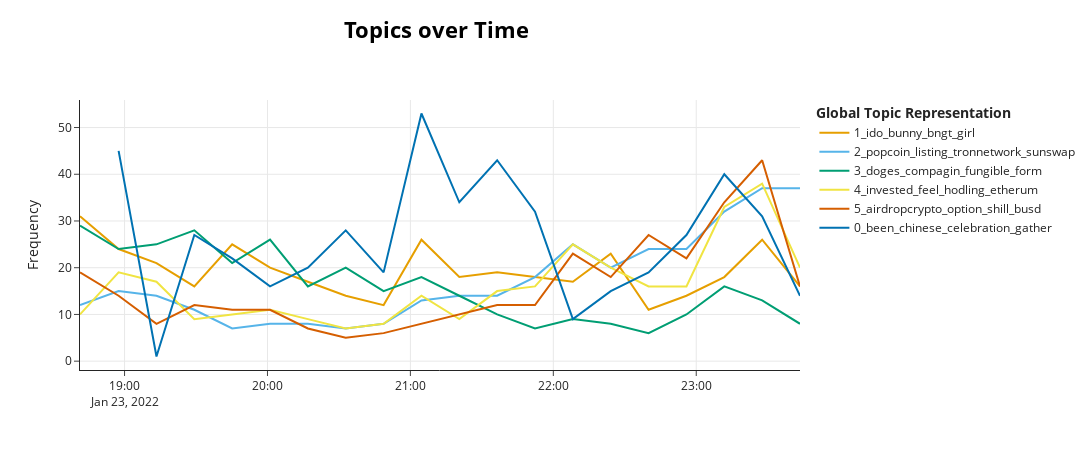

Notebook code for this chart:
### Code cell
topic_model.visualize_topics_over_time(topics_over_time, top_n_topics=6)

### Figure 1 — Plotly figure (JSON) as saved in the notebook; plotly's stock layout.template omitted (floating-point values rounded to 4 significant figures)
{"data": [{"hoverinfo": "text", "hovertext": ["<b>Topic 1</b><br>Words: ido, bngt, bunny, girl, announce", "<b>Topic 1</b><br>Words: ido, bngt, bunny, girl, announce", "<b>Topic 1</b><br>Words: ido, bngt, bunny, girl, announce", "<b>Topic 1</b><br>Words: ido, bngt, bunny, girl, announce", "<b>Topic 1</b><br>Words: ido, bngt, bunny, girl, announce", "<b>Topic 1</b><br>Words: ido, bngt, bunny, girl, announce", "<b>Topic 1</b><br>Words: ido, bngt, bunny, girl, announce", "<b>Topic 1</b><br>Words: ido, bngt, bunny, girl, announce", "<b>Topic 1</b><br>Words: ido, bngt, bunny, girl, announce", "<b>Topic 1</b><br>Words: ido, bngt, bunny, girl, announce", "<b>Topic 1</b><br>Words: ido, bngt, bunny, girl, announce", "<b>Topic 1</b><br>Words: ido, bngt, bunny, girl, announce", "<b>Topic 1</b><br>Words: ido, bngt, bunny, girl, announce", "<b>Topic 1</b><br>Words: ido, bunny, bngt, girl, announce", "<b>Topic 1</b><br>Words: ido, bngt, bunny, girl, announce", "<b>Topic 1</b><br>Words: ido, bngt, bunny, girl, announce", "<b>Topic 1</b><br>Words: ido, bngt, bunny, girl, announce", "<b>Topic 1</b><br>Words: ido, bngt, bunny, girl, announce", "<b>Topic 1</b><br>Words: ido, bngt, bunny, girl, announce", "<b>Topic 1</b><br>Words: ido, bngt, bunny, girl, announce"], "marker": {"color": "#E69F00"}, "mode": "lines", "name": "1_ido_bunny_bngt_girl", "type": "scatter", "x": ["2022-01-23T18:41:17.929999+00:00", "2022-01-23T18:57:30.500000+00:00", "2022-01-23T19:13:24+00:00", "2022-01-23T19:29:17.500000+00:00", "2022-01-23T19:45:11+00:00", "2022-01-23T20:01:04.500000+00:00", "2022-01-23T20:16:58+00:00", "2022-01-23T20:32:51.500000+00:00", "2022-01-23T20:48:45+00:00", "2022-01-23T21:04:38.500000+00:00", "2022-01-23T21:20:32+00:00", "2022-01-23T21:36:25.500000+00:00", "2022-01-23T21:52:19+00:00", "2022-01-23T22:08:12.500000+00:00", "2022-01-23T22:24:06+00:00", "2022-01-23T22:39:59.500000+00:00", "2022-01-23T22:55:53+00:00", "2022-01-23T23:11:46.500000+00:00", "2022-01-23T23:27:40+00:00", "2022-01-23T23:43:33.500000+00:00"], "y": [31, 24, 21, 16, 25, 20, 17, 14, 12, 26, 18, 19, 18, 17, 23, 11, 14, 18, 26, 16]}, {"hoverinfo": "text", "hovertext": ["<b>Topic 2</b><br>Words: popcoin, listing, sunswap, tronnetwork, pair", "<b>Topic 2</b><br>Words: popcoin, listing, sunswap, tronnetwork, pair", "<b>Topic 2</b><br>Words: popcoin, listing, sunswap, tronnetwork, pair", "<b>Topic 2</b><br>Words: popcoin, listing, sunswap, tronnetwork, pair", "<b>Topic 2</b><br>Words: popcoin, listing, sunswap, tronnetwork, pair", "<b>Topic 2</b><br>Words: popcoin, listing, sunswap, tronnetwork, pair", "<b>Topic 2</b><br>Words: popcoin, listing, sunswap, tronnetwork, pair", "<b>Topic 2</b><br>Words: popcoin, listing, sunswap, tronnetwork, pair", "<b>Topic 2</b><br>Words: popcoin, listing, sunswap, tronnetwork, pair", "<b>Topic 2</b><br>Words: popcoin, listing, sunswap, tronnetwork, pair", "<b>Topic 2</b><br>Words: popcoin, listing, sunswap, tronnetwork, pair", "<b>Topic 2</b><br>Words: popcoin, listing, tronnetwork, sunswap, pair", "<b>Topic 2</b><br>Words: popcoin, listing, sunswap, tronnetwork, pair", "<b>Topic 2</b><br>Words: popcoin, listing, sunswap, tronnetwork, pair", "<b>Topic 2</b><br>Words: popcoin, listing, sunswap, tronnetwork, pair", "<b>Topic 2</b><br>Words: popcoin, listing, sunswap, tronnetwork, pair", "<b>Topic 2</b><br>Words: popcoin, listing, sunswap, tronnetwork, pair", "<b>Topic 2</b><br>Words: popcoin, listing, sunswap, tronnetwork, pair", "<b>Topic 2</b><br>Words: popcoin, listing, sunswap, tronnetwork, pair", "<b>Topic 2</b><br>Words: popcoin, listing, sunswap, tronnetwork, pair"], "marker": {"color": "#56B4E9"}, "mode": "lines", "name": "2_popcoin_listing_tronnetwork_sunswap", "type": "scatter", "x": ["2022-01-23T18:41:17.929999+00:00", "2022-01-23T18:57:30.500000+00:00", "2022-01-23T19:13:24+00:00", "2022-01-23T19:29:17.500000+00:00", "2022-01-23T19:45:11+00:00", "2022-01-23T20:01:04.500000+00:00", "2022-01-23T20:16:58+00:00", "2022-01-23T20:32:51.500000+00:00", "2022-01-23T20:48:45+00:00", "2022-01-23T21:04:38.500000+00:00", "2022-01-23T21:20:32+00:00", "2022-01-23T21:36:25.500000+00:00", "2022-01-23T21:52:19+00:00", "2022-01-23T22:08:12.500000+00:00", "2022-01-23T22:24:06+00:00", "2022-01-23T22:39:59.500000+00:00", "2022-01-23T22:55:53+00:00", "2022-01-23T23:11:46.500000+00:00", "2022-01-23T23:27:40+00:00", "2022-01-23T23:43:33.500000+00:00"], "y": [12, 15, 14, 11, 7, 8, 8, 7, 8, 13, 14, 14, 18, 25, 20, 24, 24, 32, 37, 37]}, {"hoverinfo": "text", "hovertext": ["<b>Topic 3</b><br>Words: compagin, doges, fungible, form, non", "<b>Topic 3</b><br>Words: compagin, doges, fungible, form, non", "<b>Topic 3</b><br>Words: compagin, doges, fungible, form, non", "<b>Topic 3</b><br>Words: compagin, doges, fungible, form, non", "<b>Topic 3</b><br>Words: compagin, doges, fungible, form, non", "<b>Topic 3</b><br>Words: compagin, doges, fungible, form, non", "<b>Topic 3</b><br>Words: compagin, doges, fungible, form, non", "<b>Topic 3</b><br>Words: compagin, doges, fungible, form, non", "<b>Topic 3</b><br>Words: compagin, doges, fungible, form, non", "<b>Topic 3</b><br>Words: compagin, doges, fungible, form, non", "<b>Topic 3</b><br>Words: compagin, doges, fungible, form, non", "<b>Topic 3</b><br>Words: compagin, doges, fungible, form, non", "<b>Topic 3</b><br>Words: compagin, doges, fungible, form, non", "<b>Topic 3</b><br>Words: compagin, doges, fungible, form, non", "<b>Topic 3</b><br>Words: compagin, doges, fungible, form, non", "<b>Topic 3</b><br>Words: compagin, doges, fungible, form, non", "<b>Topic 3</b><br>Words: compagin, doges, fungible, form, non", "<b>Topic 3</b><br>Words: compagin, doges, fungible, form, non", "<b>Topic 3</b><br>Words: compagin, doges, fungible, form, non", "<b>Topic 3</b><br>Words: compagin, doges, fungible, form, non"], "marker": {"color": "#009E73"}, "mode": "lines", "name": "3_doges_compagin_fungible_form", "type": "scatter", "x": ["2022-01-23T18:41:17.929999+00:00", "2022-01-23T18:57:30.500000+00:00", "2022-01-23T19:13:24+00:00", "2022-01-23T19:29:17.500000+00:00", "2022-01-23T19:45:11+00:00", "2022-01-23T20:01:04.500000+00:00", "2022-01-23T20:16:58+00:00", "2022-01-23T20:32:51.500000+00:00", "2022-01-23T20:48:45+00:00", "2022-01-23T21:04:38.500000+00:00", "2022-01-23T21:20:32+00:00", "2022-01-23T21:36:25.500000+00:00", "2022-01-23T21:52:19+00:00", "2022-01-23T22:08:12.500000+00:00", "2022-01-23T22:24:06+00:00", "2022-01-23T22:39:59.500000+00:00", "2022-01-23T22:55:53+00:00", "2022-01-23T23:11:46.500000+00:00", "2022-01-23T23:27:40+00:00", "2022-01-23T23:43:33.500000+00:00"], "y": [29, 24, 25, 28, 21, 26, 16, 20, 15, 18, 14, 10, 7, 9, 8, 6, 10, 16, 13, 8]}, {"hoverinfo": "text", "hovertext": ["<b>Topic 4</b><br>Words: invested, feel, hodling, etherum, bearmarket", "<b>Topic 4</b><br>Words: invested, feel, hodling, etherum, bearmarket", "<b>Topic 4</b><br>Words: invested, feel, hodling, etherum, fear", "<b>Topic 4</b><br>Words: invested, feel, hodling, etherum, bearmarket", "<b>Topic 4</b><br>Words: invested, feel, hodling, etherum, bearmarket", "<b>Topic 4</b><br>Words: invested, feel, hodling, etherum, bearmarket", "<b>Topic 4</b><br>Words: invested, feel, hodling, etherum, bearmarket", "<b>Topic 4</b><br>Words: invested, feel, hodling, etherum, bearmarket", "<b>Topic 4</b><br>Words: invested, feel, hodling, etherum, bearmarket", "<b>Topic 4</b><br>Words: invested, feel, hodling, etherum, bearmarket", "<b>Topic 4</b><br>Words: invested, feel, hodling, etherum, bearmarket", "<b>Topic 4</b><br>Words: invested, feel, hodling, etherum, bearmarket", "<b>Topic 4</b><br>Words: invested, feel, hodling, etherum, buythedip", "<b>Topic 4</b><br>Words: invested, feel, hodling, etherum, bearmarket", "<b>Topic 4</b><br>Words: invested, feel, hodling, etherum, bearmarket", "<b>Topic 4</b><br>Words: invested, feel, hodling, etherum, bearmarket", "<b>Topic 4</b><br>Words: invested, feel, hodling, etherum, bearmarket", "<b>Topic 4</b><br>Words: invested, feel, hodling, etherum, bearmarket", "<b>Topic 4</b><br>Words: invested, feel, hodling, etherum, bearmarket", "<b>Topic 4</b><br>Words: invested, feel, hodling, etherum, bearmarket"], "marker": {"color": "#F0E442"}, "mode": "lines", "name": "4_invested_feel_hodling_etherum", "type": "scatter", "x": ["2022-01-23T18:41:17.929999+00:00", "2022-01-23T18:57:30.500000+00:00", "2022-01-23T19:13:24+00:00", "2022-01-23T19:29:17.500000+00:00", "2022-01-23T19:45:11+00:00", "2022-01-23T20:01:04.500000+00:00", "2022-01-23T20:16:58+00:00", "2022-01-23T20:32:51.500000+00:00", "2022-01-23T20:48:45+00:00", "2022-01-23T21:04:38.500000+00:00", "2022-01-23T21:20:32+00:00", "2022-01-23T21:36:25.500000+00:00", "2022-01-23T21:52:19+00:00", "2022-01-23T22:08:12.500000+00:00", "2022-01-23T22:24:06+00:00", "2022-01-23T22:39:59.500000+00:00", "2022-01-23T22:55:53+00:00", "2022-01-23T23:11:46.500000+00:00", "2022-01-23T23:27:40+00:00", "2022-01-23T23:43:33.500000+00:00"], "y": [10, 19, 17, 9, 10, 11, 9, 7, 8, 14, 9, 15, 16, 25, 20, 16, 16, 33, 38, 20]}, {"hoverinfo": "text", "hovertext": ["<b>Topic 5</b><br>Words: airdropcrypto, option, shill, busd, invest", "<b>Topic 5</b><br>Words: airdropcrypto, option, shill, busd, invest", "<b>Topic 5</b><br>Words: airdropcrypto, option, shill, busd, invest", "<b>Topic 5</b><br>Words: airdropcrypto, option, shill, busd, invest", "<b>Topic 5</b><br>Words: shill, airdropcrypto, option, invest, busd", "<b>Topic 5</b><br>Words: airdropcrypto, option, shill, busd, invest", "<b>Topic 5</b><br>Words: airdropcrypto, option, shill, busd, invest", "<b>Topic 5</b><br>Words: airdropcrypto, option, shill, busd, invest", "<b>Topic 5</b><br>Words: airdropcrypto, option, shill, busd, invest", "<b>Topic 5</b><br>Words: airdropcrypto, option, shill, busd, invest", "<b>Topic 5</b><br>Words: airdropcrypto, option, shill, busd, invest", "<b>Topic 5</b><br>Words: shill, airdropcrypto, option, invest, busd", "<b>Topic 5</b><br>Words: airdropcrypto, option, shill, busd, invest", "<b>Topic 5</b><br>Words: airdropcrypto, option, shill, busd, invest", "<b>Topic 5</b><br>Words: airdropcrypto, option, shill, busd, invest", "<b>Topic 5</b><br>Words: airdropcrypto, option, shill, busd, invest", "<b>Topic 5</b><br>Words: airdropcrypto, option, shill, busd, invest", "<b>Topic 5</b><br>Words: airdropcrypto, option, shill, busd, invest", "<b>Topic 5</b><br>Words: airdropcrypto, option, shill, busd, invest", "<b>Topic 5</b><br>Words: airdropcrypto, option, shill, busd, invest"], "marker": {"color": "#D55E00"}, "mode": "lines", "name": "5_airdropcrypto_option_shill_busd", "type": "scatter", "x": ["2022-01-23T18:41:17.929999+00:00", "2022-01-23T18:57:30.500000+00:00", "2022-01-23T19:13:24+00:00", "2022-01-23T19:29:17.500000+00:00", "2022-01-23T19:45:11+00:00", "2022-01-23T20:01:04.500000+00:00", "2022-01-23T20:16:58+00:00", "2022-01-23T20:32:51.500000+00:00", "2022-01-23T20:48:45+00:00", "2022-01-23T21:04:38.500000+00:00", "2022-01-23T21:20:32+00:00", "2022-01-23T21:36:25.500000+00:00", "2022-01-23T21:52:19+00:00", "2022-01-23T22:08:12.500000+00:00", "2022-01-23T22:24:06+00:00", "2022-01-23T22:39:59.500000+00:00", "2022-01-23T22:55:53+00:00", "2022-01-23T23:11:46.500000+00:00", "2022-01-23T23:27:40+00:00", "2022-01-23T23:43:33.500000+00:00"], "y": [19, 14, 8, 12, 11, 11, 7, 5, 6, 8, 10, 12, 12, 23, 18, 27, 22, 34, 43, 16]}, {"hoverinfo": "text", "hovertext": ["<b>Topic 0</b><br>Words: been, chinese, celebration, gather, lets", "<b>Topic 0</b><br>Words: been, chinese, celebration, gather, lets", "<b>Topic 0</b><br>Words: been, chinese, celebration, gather, lets", "<b>Topic 0</b><br>Words: been, chinese, celebration, gather, lets", "<b>Topic 0</b><br>Words: been, chinese, celebration, gather, lets", "<b>Topic 0</b><br>Words: been, chinese, celebration, gather, lets", "<b>Topic 0</b><br>Words: been, chinese, celebration, gather, lets", "<b>Topic 0</b><br>Words: been, chinese, celebration, gather, lets", "<b>Topic 0</b><br>Words: been, chinese, celebration, gather, lets", "<b>Topic 0</b><br>Words: been, chinese, celebration, gather, lets", "<b>Topic 0</b><br>Words: been, chinese, celebration, gather, lets", "<b>Topic 0</b><br>Words: been, chinese, celebration, gather, lets", "<b>Topic 0</b><br>Words: been, chinese, celebration, gather, lets", "<b>Topic 0</b><br>Words: been, chinese, celebration, gather, lets", "<b>Topic 0</b><br>Words: been, chinese, celebration, gather, lets", "<b>Topic 0</b><br>Words: been, chinese, celebration, gather, lets", "<b>Topic 0</b><br>Words: been, chinese, celebration, gather, lets", "<b>Topic 0</b><br>Words: been, chinese, celebration, gather, lets", "<b>Topic 0</b><br>Words: been, chinese, celebration, gather, lets"], "marker": {"color": "#0072B2"}, "mode": "lines", "name": "0_been_chinese_celebration_gather", "type": "scatter", "x": ["2022-01-23T18:57:30.500000+00:00", "2022-01-23T19:13:24+00:00", "2022-01-23T19:29:17.500000+00:00", "2022-01-23T19:45:11+00:00", "2022-01-23T20:01:04.500000+00:00", "2022-01-23T20:16:58+00:00", "2022-01-23T20:32:51.500000+00:00", "2022-01-23T20:48:45+00:00", "2022-01-23T21:04:38.500000+00:00", "2022-01-23T21:20:32+00:00", "2022-01-23T21:36:25.500000+00:00", "2022-01-23T21:52:19+00:00", "2022-01-23T22:08:12.500000+00:00", "2022-01-23T22:24:06+00:00", "2022-01-23T22:39:59.500000+00:00", "2022-01-23T22:55:53+00:00", "2022-01-23T23:11:46.500000+00:00", "2022-01-23T23:27:40+00:00", "2022-01-23T23:43:33.500000+00:00"], "y": [45, 1, 27, 22, 16, 20, 28, 19, 53, 34, 43, 32, 9, 15, 19, 27, 40, 31, 14]}], "layout": {"height": 450, "hoverlabel": {"bgcolor": "white", "font": {"family": "Rockwell", "size": 16}}, "legend": {"title": {"text": "<b>Global Topic Representation"}}, "title": {"font": {"color": "Black", "size": 22}, "text": "<b>Topics over Time", "x": 0.4, "xanchor": "center", "y": 0.95, "yanchor": "top"}, "width": 1250, "xaxis": {"showgrid": true}, "yaxis": {"showgrid": true, "title": {"text": "Frequency"}}}}
